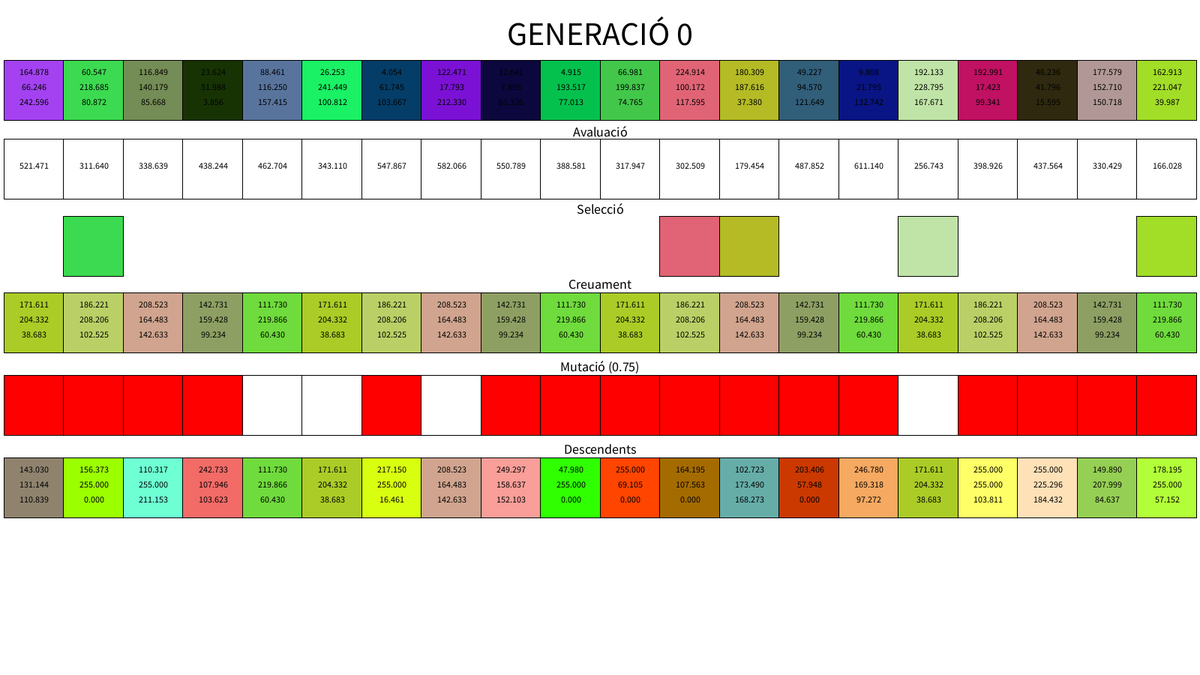
Frame 1 (no input)
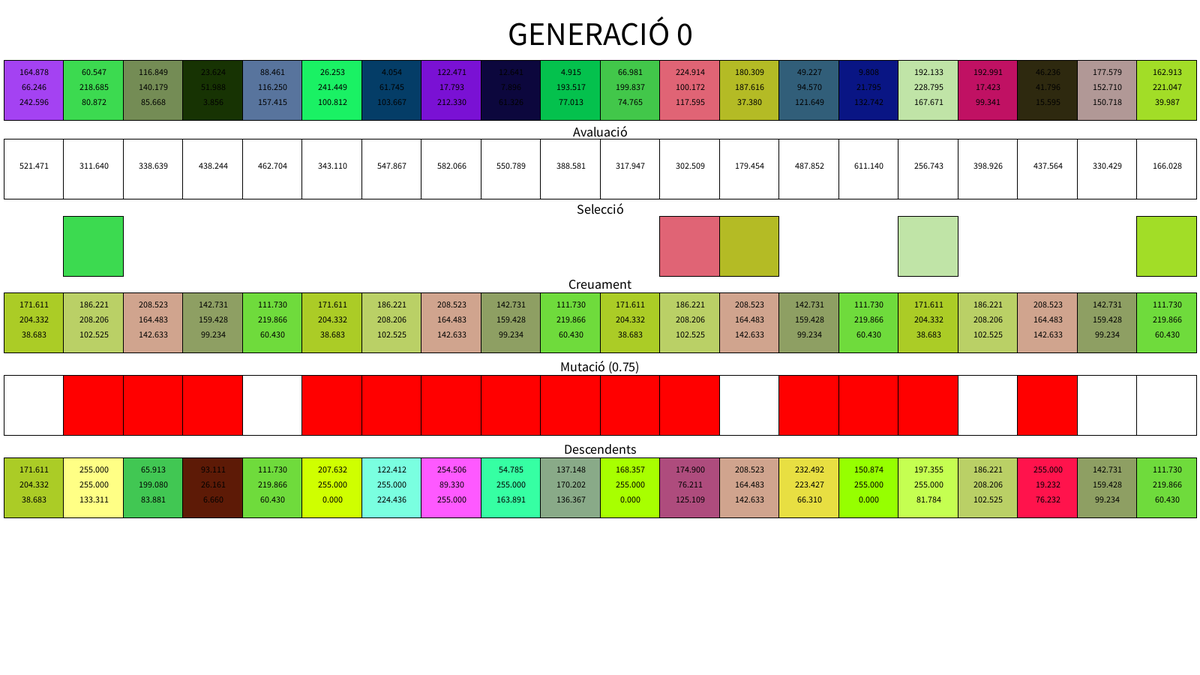
Frame 2 (the mouse pressed at the canvas centre, redrawn once)

The Processing sketch that drew these frames (run headless with seeded random() and noise(); the mouse was pressed at the canvas centre and the sketch redrawn once):

// Processing sketch: color04
// ── color04.pde
// Número d'Elements
int numColors = 20;

// Número de Generació
int generacio = 0;

// Número d'Elements a Seleccionar
int numSelecs = 5;

// Taxa de mutació [0,1]
float taxaMutacio = 0.75;

// Població inicial
Color[] poblacio;

// Descendència resultant
Color[] childhood;

// Avaluacions de la població
float[] avaluacio;

// Posicions dels millors exemplars
int[] posMillors;
// Millors exemplars seleccionats
Color[] millors;

// Exemplars creuats
Color[] creuats;

// Casos on s'aplica mutació
boolean[] mutats;

float wItem, hItem;
boolean acabar = false;
Color desti;

void setup() {
  size(1600, 900);
  desti = new Color(255, 255, 0);
  
  // Inicialització de la Població
  init(numColors);
}

void draw() {
  background(255);

  // Avaluació de la Població
  avalua();
  // Miram si ja hem acabat
  if (!acaba()) {
    // Seleccionam els millors
    selecciona();
    // Els creuam
    creua();
    // Ocorre certa mutació
    muta();
  }
  // Visualitzam el procés
  display();
  noLoop();
}

// Inicialitza la Població
void init(int num) {
  poblacio = new Color[num];
  for (int i=0; i<poblacio.length; i++) {
    poblacio[i] = new Color();
  }

  wItem = (width - 10) / (float)poblacio.length;
  hItem = 80;

  childhood = new Color[num];
}

// Avalua la Població
void avalua() {
  avaluacio = new float[poblacio.length];
  for (int i=0; i<avaluacio.length; i++) {
    avaluacio[i] = poblacio[i].distance(desti);
  }
}

// Selecció dels millors exemplars
void selecciona() {
  posMillors = posicioMillors(numSelecs);
  millors = new Color[numSelecs];
  for (int i=0; i<millors.length; i++) {
    millors[i] = poblacio[posMillors[i]];
  }
}

// Creuament dels millors exemplars
void creua() {
  creuats = new Color[poblacio.length];
  for (int i=0; i<creuats.length; i++) {
    Color c1 = millors[i%millors.length];
    Color c2 = millors[(i+1)%millors.length];
    creuats[i] = c1.creua(c2);
  }
}

// Mutació
void muta() {
  mutats = new boolean[poblacio.length];
  childhood = new Color[poblacio.length];
  for (int i=0; i<poblacio.length; i++) {
    float r = random(1);
    if (r<taxaMutacio) {
      mutats[i] = true;
      childhood[i] = creuats[i].muta();
    } else {
      mutats[i] = false;
      childhood[i] = creuats[i];
    }
  }
}

// Comprovació d'acabament
boolean acaba() {
  int posMillor = posicioMillor();
  acabar = avaluacio[posMillor]<5;
  return acabar;
}

// Posició del millor
int posicioMillor() {
  float bestAval = Float.MAX_VALUE;
  int bestPos = -1;
  for (int i=0; i<avaluacio.length; i++) {
    if (avaluacio[i] < bestAval) {
      bestAval = avaluacio[i];
      bestPos = i;
    }
  }
  return bestPos;
}

// Posició del millor sense repetició
int posicioMillor(int[] exclou) {
  float bestAval = Float.MAX_VALUE;
  int bestPos = -1;
  for (int i=0; i<avaluacio.length; i++) {
    if (avaluacio[i] < bestAval && 
      !hiEs(i, exclou)) {
      bestAval = avaluacio[i];
      bestPos = i;
    }
  }
  return bestPos;
}

// Posicions dels n millors
int[] posicioMillors(int n) {

  int[] posicions = new int[n];
  for (int i=0; i<n; i++) {
    posicions[i] = -1;
  }

  for (int t=0; t<n; t++) {
    int p = posicioMillor(posicions);
    posicions[t] = p;
  }

  return posicions;
}

// Comprovació de si un valor és a un array
boolean hiEs(int value, int[] array) {
  for (int i=0; i<array.length; i++) {
    if (array[i]==value) {
      return true;
    }
  }
  return false;
}

// Visualització de Generació
void display() {
  fill(0); textSize(44); textAlign(CENTER);
  text("GENERACIÓ "+generacio, width/2, 60);
  displayColors(poblacio, 80);
  
  textSize(18);
  text("Avaluació", width/2, 182);
  displayAvaluacio(185);
  
  text("Selecció", width/2, 285);
  displayMillors(288);
  
  text("Creuament", width/2, 385);
  displayColors(creuats, 390);
  
  text("Mutació ("+taxaMutacio+")", width/2, 495);
  displayMutats(500);
  
  text("Descendents", width/2, 605);
  displayColors(childhood, 610);

}

// Visualitza un array de colors
void displayColors(Color[] array, float y) {
  for (int i=0; i<array.length; i++) {
    array[i].display(i*wItem + 5 + wItem/2, y + hItem/2, wItem, hItem);
  }
}

// Visualitza l'array d'avaluacions
void displayAvaluacio(float y) {
  for (int i=0; i<avaluacio.length; i++) {
    pushStyle();
    rectMode(CORNER); fill(255);
    rect(i*wItem + 5, y, wItem, hItem);
    textAlign(CENTER); fill(0); textSize(12);
    text(avaluacio[i], i*wItem + 5 + wItem/2, y + hItem/2);
    popStyle();
  }
}

void displayMillors(float y) {
  for (int i=0; i<millors.length; i++) {
    pushStyle();
    Color c = millors[i];
    float n = (float)posMillors[i];
    fill(c.getColor()); rectMode(CORNER);
    rect(n*wItem + 5, y, wItem, hItem);
    popStyle();
  }
}

void displayMutats(float y) {
  for (int i=0; i<mutats.length; i++) {
    pushStyle();
    color c = mutats[i] ? color(255, 0, 0) : color(255);
    fill(c); rectMode(CORNER);
    rect(i*wItem + 5, y, wItem, hItem);
    popStyle();
  }
}


void keyPressed() {
  if (keyCode==RIGHT) {
    init(numColors);
    loop();
  }
}

// ── Color.pde
class Color{
  
 // Informació del color
 float[] cromosoma;
 
 
 // Constructor
 Color(float r, float g, float b){
   
   cromosoma = new float[3];
   
   cromosoma[0] = r;  // Gen R
   cromosoma[1] = g;  // Gen G
   cromosoma[2] = b;  // Gen B
 }
 
 // Constructor Aleatori
 Color(){
   this(random(255), random(255), random(255));
 }
 
 // Distància entre colors
 float distance(Color altre){
   float distR = abs(this.cromosoma[0] - altre.cromosoma[0]);
   float distG = abs(this.cromosoma[1] - altre.cromosoma[1]);
   float distB = abs(this.cromosoma[2] - altre.cromosoma[2]);
   return distR + distG + distB;
 }
 
 // Obtenir el color (GETTER)
 color getColor(){
   return color(this.cromosoma[0], this.cromosoma[1], this.cromosoma[2]);
 }
 
 // Visualitzar el color
 void display(float x, float y, float w, float h){
   pushStyle();
   fill(this.getColor());
   rectMode(CENTER);
   rect(x, y, w, h);
   fill(0); textAlign(CENTER); textSize(12);
   text(this.cromosoma[0], x, y - h/4);
   text(this.cromosoma[1], x, y - 0);
   text(this.cromosoma[2], x, y + h/4);
   popStyle();
 }
 
 // Creuar 2 colors (CROSS)
 Color creua(Color altre){
   float cR = (this.cromosoma[0] + altre.cromosoma[0]) / 2;
   float cG = (this.cromosoma[1] + altre.cromosoma[1]) / 2;
   float cB = (this.cromosoma[2] + altre.cromosoma[2]) / 2;
   return new Color(cR, cG, cB);
 }
 
 // Mutació en un color
 Color muta(){
   float mR = constrain(this.cromosoma[0] + random(-150, 150), 0, 255);
   float mG = constrain(this.cromosoma[1] + random(-150, 150), 0, 255);
   float mB = constrain(this.cromosoma[2] + random(-150, 150), 0, 255);
   return new Color(mR, mG, mB);
 }
 
}
